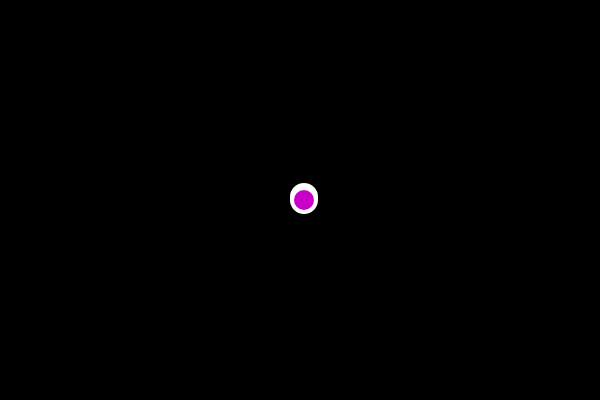
Frame 1 (no input)
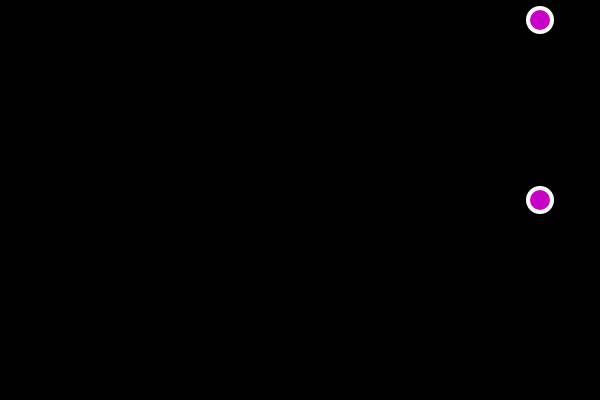
Frame 60 (no input)
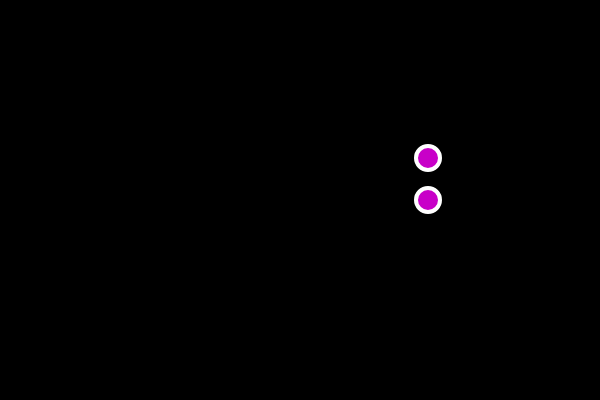
Frame 120 (the mouse pressed at the canvas centre since frame 60)

The p5.js sketch that drew these frames (run headless with seeded random() and noise() and a simulated clock; from frame 60 on, the mouse is pressed at the canvas centre):

// p5.js sketch
// ── sketch.js
let ball1 = {
  x: 300,
  y: 200,
  xspeed: 4,
  yspeed: -3
};
let ball2 = {
  x: 300,
  y: 200,
  xspeed: 4,
  yspeed: 0
};
// let ball;
function setup() {
  createCanvas(600, 400);
  // ball = ball1;
}
function draw() {
  background(0);
  // animate ball1
  move(ball1);
  bounce(ball1);
  display(ball1);
  // animate ball2
  move(ball2);
  bounce(ball2);
  display(ball2);
}
function move(ball) {
  ball.x = ball.x + ball.xspeed;
  ball.y = ball.y + ball.yspeed;
}
function bounce(ball) {
  if (ball.x > width || ball.x < 0) {
    ball.xspeed = ball.xspeed * -1;
  }
  if (ball.y > height || ball.y < 0) {
    ball.yspeed = ball.yspeed * -1;
  }
}
function display(ball) {
  stroke(255);
  strokeWeight(4);
  fill(200, 0, 200);
  ellipse(ball.x, ball.y, 24, 24);
}

// Function Basics
// Code! Programming with p5.js
// The Coding Train / Daniel Shiffman
// https://thecodingtrain.com/beginners/p5js/5.1-function-basics.html
// https://youtu.be/wRHAitGzBrg
// https://editor.p5js.org/codingtrain/sketches/omHOuJY1
